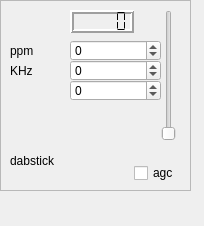
<?xml version="1.0" encoding="UTF-8"?>
<ui version="4.0">
 <class>dabstickWidget</class>
 <widget class="QWidget" name="dabstickWidget">
  <property name="geometry">
   <rect>
    <x>0</x>
    <y>0</y>
    <width>204</width>
    <height>226</height>
   </rect>
  </property>
  <property name="windowTitle">
   <string>Form</string>
  </property>
  <widget class="QFrame" name="contents">
   <property name="geometry">
    <rect>
     <x>0</x>
     <y>0</y>
     <width>191</width>
     <height>191</height>
    </rect>
   </property>
   <property name="frameShape">
    <enum>QFrame::StyledPanel</enum>
   </property>
   <property name="frameShadow">
    <enum>QFrame::Raised</enum>
   </property>
   <widget class="QLabel" name="label">
    <property name="geometry">
     <rect>
      <x>10</x>
      <y>150</y>
      <width>101</width>
      <height>21</height>
     </rect>
    </property>
    <property name="text">
     <string>dabstick</string>
    </property>
   </widget>
   <widget class="QSpinBox" name="f_correction">
    <property name="geometry">
     <rect>
      <x>70</x>
      <y>40</y>
      <width>91</width>
      <height>21</height>
     </rect>
    </property>
    <property name="minimum">
     <number>-100</number>
    </property>
    <property name="maximum">
     <number>100</number>
    </property>
   </widget>
   <widget class="QSpinBox" name="KhzOffset">
    <property name="geometry">
     <rect>
      <x>70</x>
      <y>60</y>
      <width>91</width>
      <height>21</height>
     </rect>
    </property>
    <property name="minimum">
     <number>-100000</number>
    </property>
    <property name="maximum">
     <number>100000</number>
    </property>
   </widget>
   <widget class="QLabel" name="label_3">
    <property name="geometry">
     <rect>
      <x>10</x>
      <y>60</y>
      <width>41</width>
      <height>21</height>
     </rect>
    </property>
    <property name="text">
     <string>KHz</string>
    </property>
   </widget>
   <widget class="QLabel" name="label_4">
    <property name="geometry">
     <rect>
      <x>10</x>
      <y>40</y>
      <width>51</width>
      <height>21</height>
     </rect>
    </property>
    <property name="text">
     <string>ppm</string>
    </property>
   </widget>
   <widget class="QSlider" name="gainSlider">
    <property name="geometry">
     <rect>
      <x>160</x>
      <y>10</y>
      <width>18</width>
      <height>131</height>
     </rect>
    </property>
    <property name="orientation">
     <enum>Qt::Vertical</enum>
    </property>
   </widget>
   <widget class="QLCDNumber" name="showGain">
    <property name="geometry">
     <rect>
      <x>70</x>
      <y>10</y>
      <width>64</width>
      <height>23</height>
     </rect>
    </property>
    <property name="lineWidth">
     <number>2</number>
    </property>
    <property name="segmentStyle">
     <enum>QLCDNumber::Flat</enum>
    </property>
   </widget>
   <widget class="QCheckBox" name="checkAgc">
    <property name="geometry">
     <rect>
      <x>134</x>
      <y>160</y>
      <width>51</width>
      <height>26</height>
     </rect>
    </property>
    <property name="text">
     <string>agc</string>
    </property>
    <property name="checked">
     <bool>false</bool>
    </property>
   </widget>
   <widget class="QSpinBox" name="rateAdjustment">
    <property name="geometry">
     <rect>
      <x>70</x>
      <y>80</y>
      <width>91</width>
      <height>21</height>
     </rect>
    </property>
    <property name="minimum">
     <number>-1000</number>
    </property>
    <property name="maximum">
     <number>1000</number>
    </property>
   </widget>
  </widget>
 </widget>
 <resources/>
 <connections/>
</ui>
